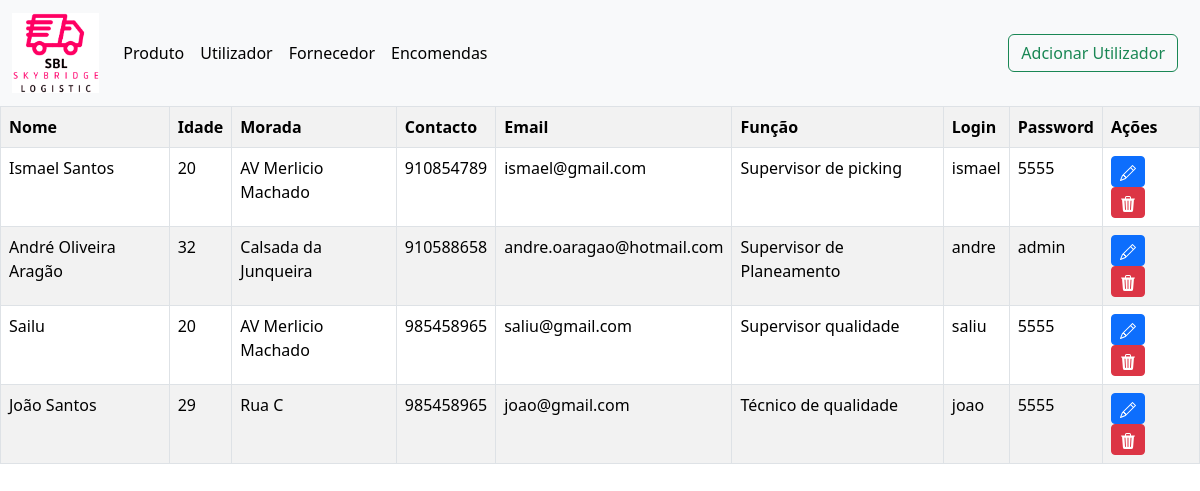
Page /php/planeamento/utilizador/home_supervisor_planeamento.php on the committed database.
### tables this page shows
CREATE TABLE `utilizadores` (
  `idUtilizadores` int NOT NULL AUTO_INCREMENT,
  `nome` varchar(50) NOT NULL,
  `idade` int NOT NULL,
  `morada` varchar(250) NOT NULL,
  `contacto` varchar(50) NOT NULL,
  `email` varchar(50) NOT NULL,
  `idFuncao` int DEFAULT NULL,
  `idLogin` int DEFAULT NULL,
  PRIMARY KEY (`idUtilizadores`),
  KEY `idFuncao` (`idFuncao`),
  KEY `idLogin` (`idLogin`),
  CONSTRAINT `utilizadores_ibfk_1` FOREIGN KEY (`idFuncao`) REFERENCES `funcao` (`idFuncao`),
  CONSTRAINT `utilizadores_ibfk_2` FOREIGN KEY (`idLogin`) REFERENCES `login` (`idLogin`)
);

CREATE TABLE `funcao` (
  `idFuncao` int NOT NULL AUTO_INCREMENT,
  `nomeFuncao` varchar(50) NOT NULL,
  PRIMARY KEY (`idFuncao`)
);

### php/ligaBD.php (called while the page is built, shortened)
<?php
function liga()
{
    $servername = 'localhost';
    $user = 'root';
    $pass = 'admin';
    $bd = 'projeto_programacao';
    $liga = mysqli_connect($servername, $user, $pass, $bd);
    if ($liga) {
        return $liga;
    } else {
        echo "<script>alert('Erro ao tentar ligar à base de dados!')</script>";
        return null;
    }
}
function mostraDados($query)
{
    $liga = liga();
    return $resultado = mysqli_query($liga, $query);
}

### php/planeamento/utilizador/home_supervisor_planeamento.php (the view, shortened to what this page needs)
<!DOCTYPE html>
<html lang="pt-br">
<head>
    <link href="https://cdn.jsdelivr.net/npm/bootstrap@5.3.2/dist/css/bootstrap.min.css" rel="stylesheet"
>
</head>
<body>
    <?php include "cabecalho_utilizador.php"?>
    <div class=" table-resposive">
        <table class=" table table-striped table-hover table-bordered">
            <tr>
                <Th>Nome</Th>
                <Th>Idade</Th>
                <Th>Morada</Th>
                <Th>Contacto</Th>
                <Th>Email</Th>
                <Th>Função</Th>
                <Th>Login</Th>
                <Th>Password</Th>
                <th>Ações</th>
            </tr>
            <?php
            include '../../ligaBD.php';
            $query = "SELECT utilizadores.*, funcao.nomeFuncao, nomeUtilizador,pass FROM utilizadores
                      JOIN funcao ON utilizadores.idFuncao = funcao.idFuncao
                      JOIN login ON utilizadores.idLogin = login.idLogin ORDER BY nomeFuncao";
            $sql_query = mostraDados($query) or die("Falha na execução do código SQL");
            while ($rows = mysqli_fetch_assoc($sql_query)) {
                echo "<tr><td>" . $rows['nome'] . "</td>";
                echo "<td>" . $rows['idade'] . "</td>";
                echo "<td>" . $rows['morada'] . "</td>";
                echo "<td>" . $rows['contacto'] . "</td>";
                echo "<td>" . $rows['email'] . "</td>";
                echo "<td>" . $rows['nomeFuncao'] . "</td>";
                echo "<td>" . $rows['nomeUtilizador'] . "</td>";
                echo "<td>" . $rows['pass'] . "</td>";
                echo "<td> <a class=' btn btn-primary btn-sm' href='edita_utilizador.php?idUtilizadores=" . $rows['idUtilizadores'] . " '>
                <svg xmlns='http://www.w3.org/2000/svg' width='16' height='16' fill='currentColor'
                        class='bi bi-pencil' viewBox='0 0 16 16'>
                        <path
                            d='M12.146.146a.5.5 0 0 1 .708 0l3 3a.5.5 0 0 1 0 .708l-10 10a.5.5 0 0 1-.168.11l-5 2a.5.5 0 0 1-.65-.65l2-5a.5.5 0 0 1 .11-.168l10-10zM11.207 2.5 13.5 4.793 14.793 3.5 12.5 1.207zm1.586 3L10.5 3.207 4 9.707V10h.5a.5.5 0 0 1 .5.5v.5h.5a.5.5 0 0 1 .5.5v.5h.293zm-9.761 5.175-.106.106-1.528 3.821 3.821-1.528.106-.106A.5.5 0 0 1 5 12.5V12h-.5a.5.5 0 0 1-.5-.5V11h-.5a.5.5 0 0 1-.468-.325z' />
                    </svg>
                </a>
                &nbsp;&nbsp;
                <a class='btn btn-danger btn-sm' href='#' onclick='apagarUtilizador(" . $rows['idLogin'] . ")'>
                <svg xmlns='http://www.w3.org/2000/svg' width='16' height='16' fill='currentColor'
                        class='bi bi-trash3-fill' viewBox='0 0 16 16'>
                        <path
                            d='M11 1.5v1h3.5a.5.5 0 0 1 0 1h-.538l-.853 10.66A2 2 0 0 1 11.115 16h-6.23a2 2 0 0 1-1.994-1.84L2.038 3.5H1.5a.5.5 0 0 1 0-1H5v-1A1.5 1.5 0 0 1 6.5 0h3A1.5 1.5 0 0 1 11 1.5m-5 0v1h4v-1a.5.5 0 0 0-.5-.5h-3a.5.5 0 0 0-.5.5M4.5 5.029l.5 8.5a.5.5 0 1 0 .998-.06l-.5-8.5a.5.5 0 1 0-.998.06Zm6.53-.528a.5.5 0 0 0-.528.47l-.5 8.5a.5.5 0 0 0 .998.058l.5-8.5a.5.5 0 0 0-.47-.528ZM8 4.5a.5.5 0 0 0-.5.5v8.5a.5.5 0 0 0 1 0V5a.5.5 0 0 0-.5-.5' />
                    </svg>
                </a>
                      </td></tr>  ";
            }
        ?>
        </table>
    </div>
</body>
</html>

### rows in the picture
utilizadores: nome "Ismael Santos", idade "20", morada "AV Merlicio Machado", contacto "910854789", email "ismael@gmail.com", idFuncao.nomeFuncao "Supervisor de picking", idLogin.nomeUtilizador "ismael", idLogin.pass "5555"
utilizadores: nome "André Oliveira Aragão", idade "32", morada "Calsada da Junqueira", contacto "910588658", email "andre.oaragao@hotmail.com", idFuncao.nomeFuncao "Supervisor de Planeamento", idLogin.nomeUtilizador "andre", idLogin.pass "admin"
utilizadores: nome "Sailu", idade "20", morada "AV Merlicio Machado", contacto "985458965", email "saliu@gmail.com", idFuncao.nomeFuncao "Supervisor qualidade", idLogin.nomeUtilizador "saliu", idLogin.pass "5555"
utilizadores: nome "João Santos", idade "29", morada "Rua C", contacto "985458965", email "joao@gmail.com", idFuncao.nomeFuncao "Técnico de qualidade", idLogin.nomeUtilizador "joao", idLogin.pass "5555"
